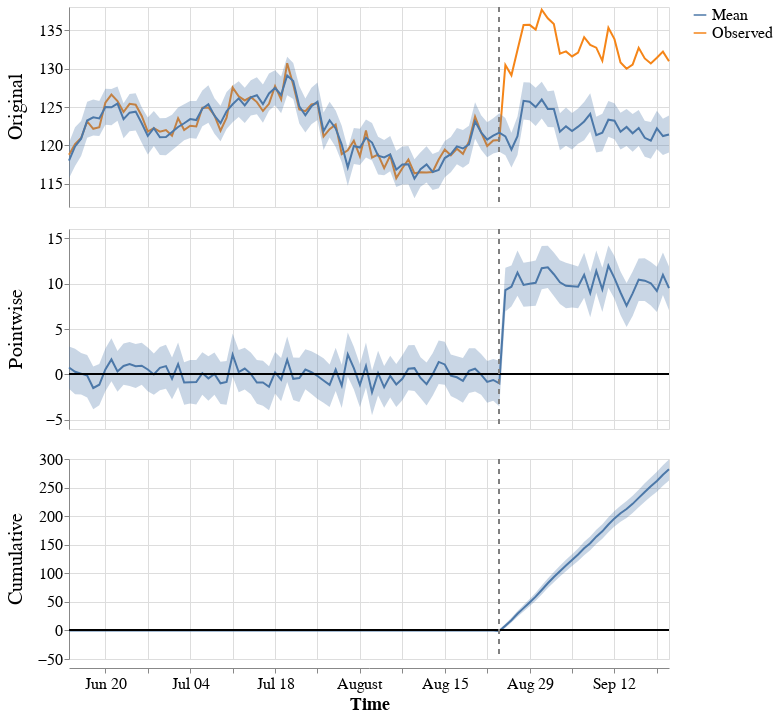

Notebook cell for this chart:
### Code cell
causalimpact.plot(impact)

### Figure 1 — Vega-Lite specification as saved in the notebook (floating-point values rounded to 4 significant figures; data arrays with more than 128 entries replaced by an {"elided": "..."} marker saying what was removed)
{"config": {"view": {"continuousWidth": 300, "continuousHeight": 300}, "axis": {"labelFontSize": 16, "titleFontSize": 18}, "background": "white", "header": {"labelFontSize": 20}}, "data": {"name": "data-dc58395a9b006540063c324de01ea267"}, "facet": {"row": {"field": "scale_pretty", "sort": ["Original", "Pointwise", "Cumulative"], "title": "", "type": "nominal"}}, "spec": {"layer": [{"mark": {"type": "line"}, "encoding": {"color": {"field": "stat_pretty", "legend": {"labelFontSize": 16, "symbolSize": 160, "title": ""}, "type": "nominal"}, "x": {"field": "time", "title": "Time", "type": "temporal"}, "y": {"field": "value", "scale": {"zero": false}, "title": "", "type": "quantitative"}}}, {"mark": {"type": "area", "opacity": 0.3}, "encoding": {"x": {"field": "time", "title": "Time", "type": "temporal"}, "y": {"field": "upper", "type": "quantitative"}, "y2": {"field": "lower"}}}, {"mark": {"type": "rule"}, "encoding": {"y": {"field": "zero", "type": "quantitative"}}}, {"mark": {"type": "rule", "strokeDash": [5, 5]}, "encoding": {"color": {"value": "grey"}, "x": {"field": "post_period_start", "type": "temporal"}}}], "height": 200, "width": 600}, "resolve": {"scale": {"y": "independent"}}, "$schema": "https://vega.github.io/schema/vega-lite/v5.17.0.json", "datasets": {"data-dc58395a9b006540063c324de01ea267": {"elided": "400 records"}}}
